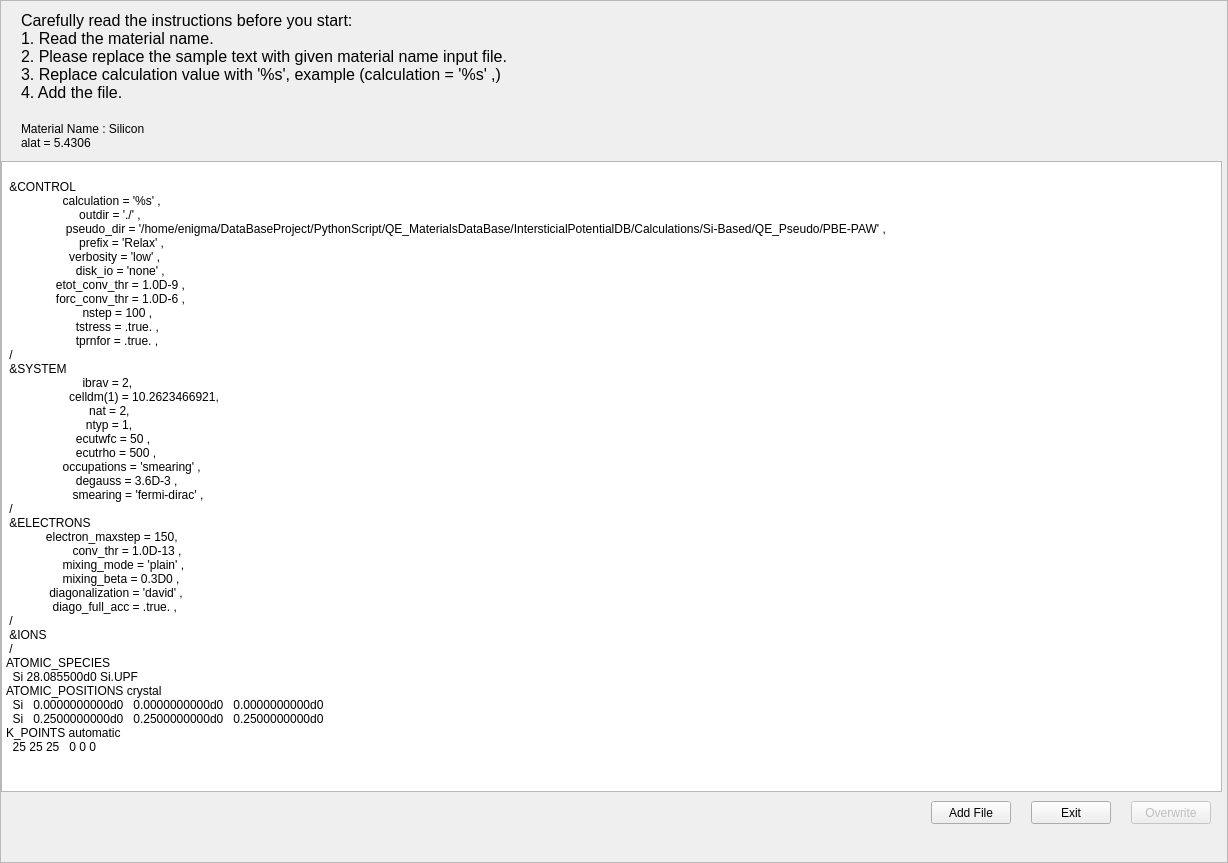
<?xml version="1.0" encoding="UTF-8"?>
<ui version="4.0">
 <class>ScrollArea_InputFileCreater</class>
 <widget class="QScrollArea" name="ScrollArea_InputFileCreater">
  <property name="geometry">
   <rect>
    <x>0</x>
    <y>0</y>
    <width>1228</width>
    <height>863</height>
   </rect>
  </property>
  <property name="windowTitle">
   <string>Input File Creater</string>
  </property>
  <property name="widgetResizable">
   <bool>false</bool>
  </property>
  <widget class="QWidget" name="scrollAreaWidgetContents">
   <property name="geometry">
    <rect>
     <x>0</x>
     <y>0</y>
     <width>1226</width>
     <height>861</height>
    </rect>
   </property>
   <widget class="QLabel" name="label_Header">
    <property name="geometry">
     <rect>
      <x>20</x>
      <y>10</y>
      <width>1191</width>
      <height>91</height>
     </rect>
    </property>
    <property name="font">
     <font>
      <pointsize>12</pointsize>
     </font>
    </property>
    <property name="text">
     <string>Carefully read the instructions before you start:
1. Read the material name.
2. Please replace the sample text with given material name input file.
3. Replace calculation value with '%s', example (calculation = '%s' ,)
4. Add the file.</string>
    </property>
    <property name="alignment">
     <set>Qt::AlignLeading|Qt::AlignLeft|Qt::AlignTop</set>
    </property>
   </widget>
   <widget class="QPlainTextEdit" name="plainTextEdit_InputText">
    <property name="geometry">
     <rect>
      <x>0</x>
      <y>160</y>
      <width>1221</width>
      <height>631</height>
     </rect>
    </property>
    <property name="plainText">
     <string>
 &amp;CONTROL
                 calculation = '%s' ,
                      outdir = './' ,
                  pseudo_dir = '/home/enigma/DataBaseProject/PythonScript/QE_MaterialsDataBase/IntersticialPotentialDB/Calculations/Si-Based/QE_Pseudo/PBE-PAW' ,
                      prefix = 'Relax' ,
                   verbosity = 'low' ,
                     disk_io = 'none' ,
               etot_conv_thr = 1.0D-9 ,
               forc_conv_thr = 1.0D-6 ,
                       nstep = 100 ,
                     tstress = .true. ,
                     tprnfor = .true. ,
 /
 &amp;SYSTEM
                       ibrav = 2,
                   celldm(1) = 10.2623466921,
                         nat = 2,
                        ntyp = 1,
                     ecutwfc = 50 ,
                     ecutrho = 500 ,
                 occupations = 'smearing' ,
                     degauss = 3.6D-3 ,
                    smearing = 'fermi-dirac' ,
 /
 &amp;ELECTRONS
            electron_maxstep = 150,
                    conv_thr = 1.0D-13 ,
                 mixing_mode = 'plain' ,
                 mixing_beta = 0.3D0 ,
             diagonalization = 'david' ,
              diago_full_acc = .true. ,
 /
 &amp;IONS
 /
ATOMIC_SPECIES
  Si 28.085500d0 Si.UPF
ATOMIC_POSITIONS crystal 
  Si   0.0000000000d0   0.0000000000d0   0.0000000000d0
  Si   0.2500000000d0   0.2500000000d0   0.2500000000d0    
K_POINTS automatic 
  25 25 25   0 0 0</string>
    </property>
    <property name="overwriteMode">
     <bool>true</bool>
    </property>
    <property name="cursorWidth">
     <number>5</number>
    </property>
   </widget>
   <widget class="QPushButton" name="pushButton_AddFile">
    <property name="geometry">
     <rect>
      <x>930</x>
      <y>800</y>
      <width>80</width>
      <height>23</height>
     </rect>
    </property>
    <property name="text">
     <string>Add File</string>
    </property>
   </widget>
   <widget class="QPushButton" name="pushButton_Exit">
    <property name="geometry">
     <rect>
      <x>1030</x>
      <y>800</y>
      <width>80</width>
      <height>23</height>
     </rect>
    </property>
    <property name="text">
     <string>Exit</string>
    </property>
   </widget>
   <widget class="QPushButton" name="pushButton_Overwrite">
    <property name="enabled">
     <bool>false</bool>
    </property>
    <property name="geometry">
     <rect>
      <x>1130</x>
      <y>800</y>
      <width>80</width>
      <height>23</height>
     </rect>
    </property>
    <property name="text">
     <string>Overwrite</string>
    </property>
   </widget>
   <widget class="QLabel" name="label_Message">
    <property name="enabled">
     <bool>false</bool>
    </property>
    <property name="geometry">
     <rect>
      <x>0</x>
      <y>800</y>
      <width>451</width>
      <height>61</height>
     </rect>
    </property>
    <property name="text">
     <string/>
    </property>
   </widget>
   <widget class="QLabel" name="label_MaterialInformation">
    <property name="geometry">
     <rect>
      <x>20</x>
      <y>114</y>
      <width>231</width>
      <height>41</height>
     </rect>
    </property>
    <property name="text">
     <string>Material Name : Silicon
alat = 5.4306</string>
    </property>
   </widget>
  </widget>
 </widget>
 <resources/>
 <connections/>
</ui>
